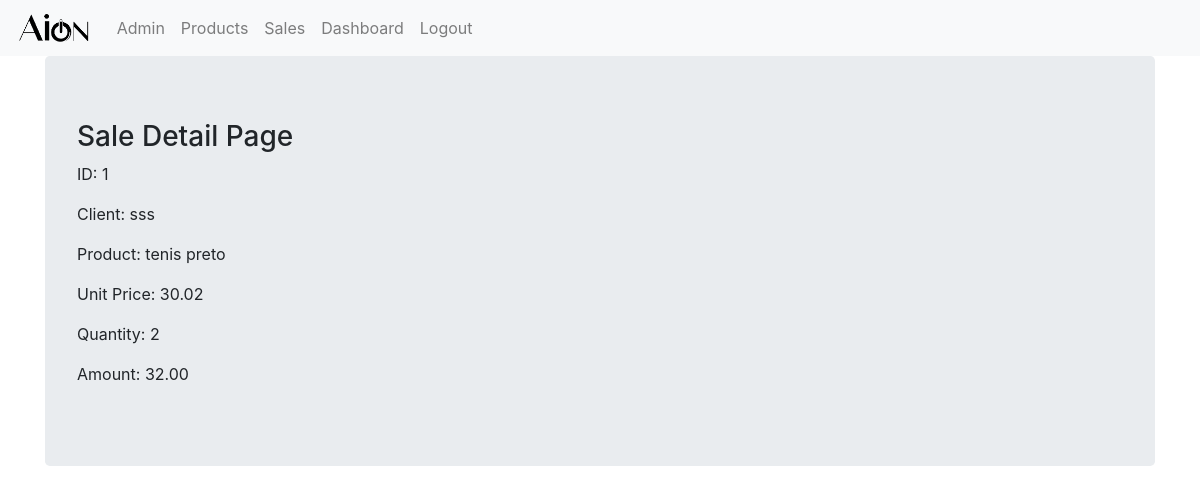
/sales_app/sales/1/, run on an earlier commit of the app's database.
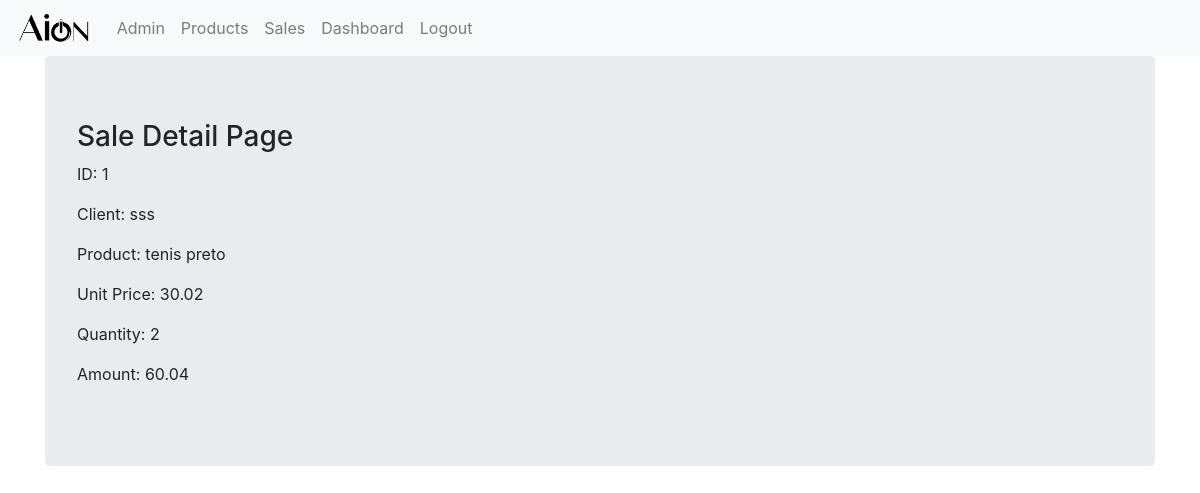
And on a later commit of the database.
### sales_app/models.py (models this page shows, shortened)
class Sale(models.Model):
    product_name = models.ForeignKey(Product, related_name='sales', on_delete=models.PROTECT)
    client_name = models.CharField(max_length=256)
    quantity = models.PositiveIntegerField()
    amount = models.DecimalField(decimal_places=2, max_digits=32, blank=True, null=True)

class Product(models.Model):
    name = models.CharField(max_length=256, unique=True)
    price = models.DecimalField(decimal_places=2, max_digits=32)
    def __str__(self):
        return self.name

### sales_app/views.py (the view)
# urls.py: path('sales/<int:pk>/', views.SalesDetailView.as_view(), name='sale_detail'),
class SalesDetailView(DetailView):
    context_object_name = 'sale_detail'
    model = models.Sale
    template_name = 'sales_app/sale_detail.html'

### sales_app/templates/sales_app/sale_detail.html
{% extends "sales_app/sales_app_base.html" %}
{% block body_block %}
<div class="jumbotron">
  <h3>
    Sale Detail Page
  </h3>
  <p>ID: {{sale_detail.id}}</p>
  <p>Client: {{sale_detail.client_name}}</p>
  <p>Product: {{sale_detail.product_name}}</p>
  <p>Unit Price: {{sale_detail.product_name.price}}</p>
  <p>Quantity: {{sale_detail.quantity}}</p>
  <p>Amount: {{sale_detail.amount}}</p>
</div>
{% endblock %}

What changed in the data, as far as the page shows it:
changed Sale "sss": amount "32.00" → "60.04"
